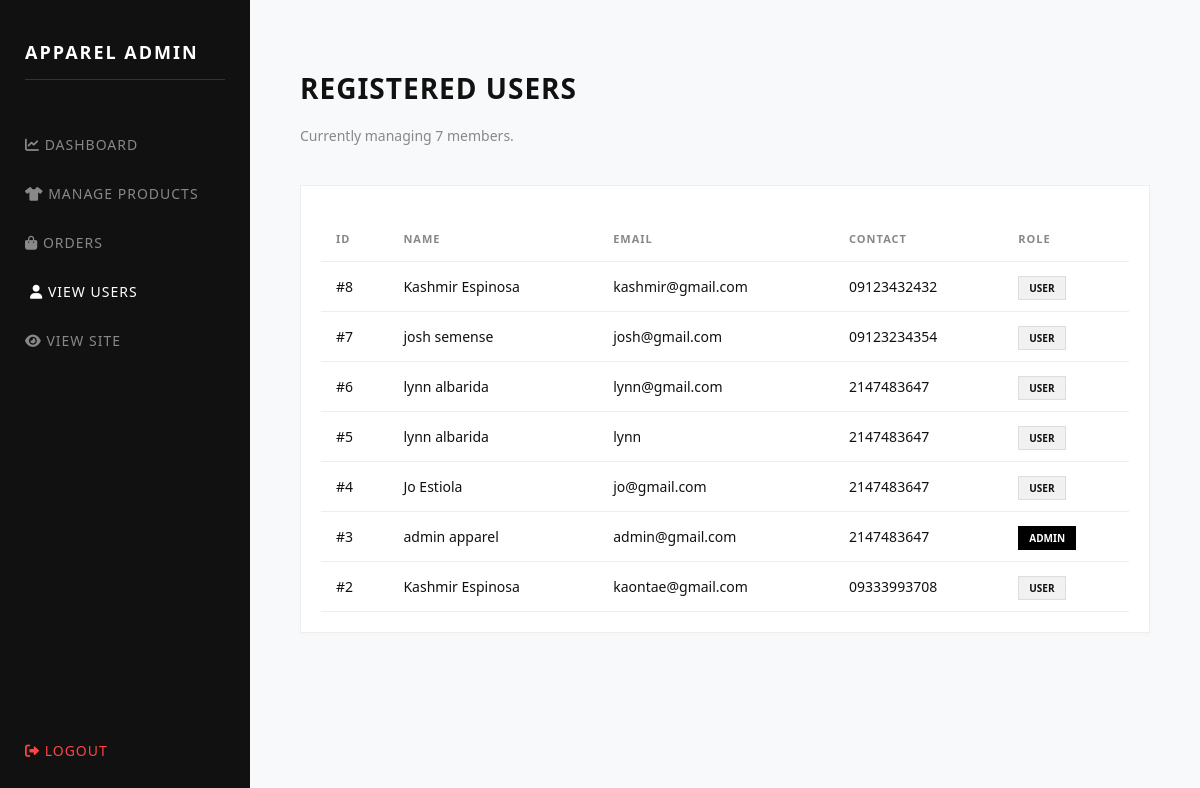
Page /admin/users.php (signed in) on the earlier database version.
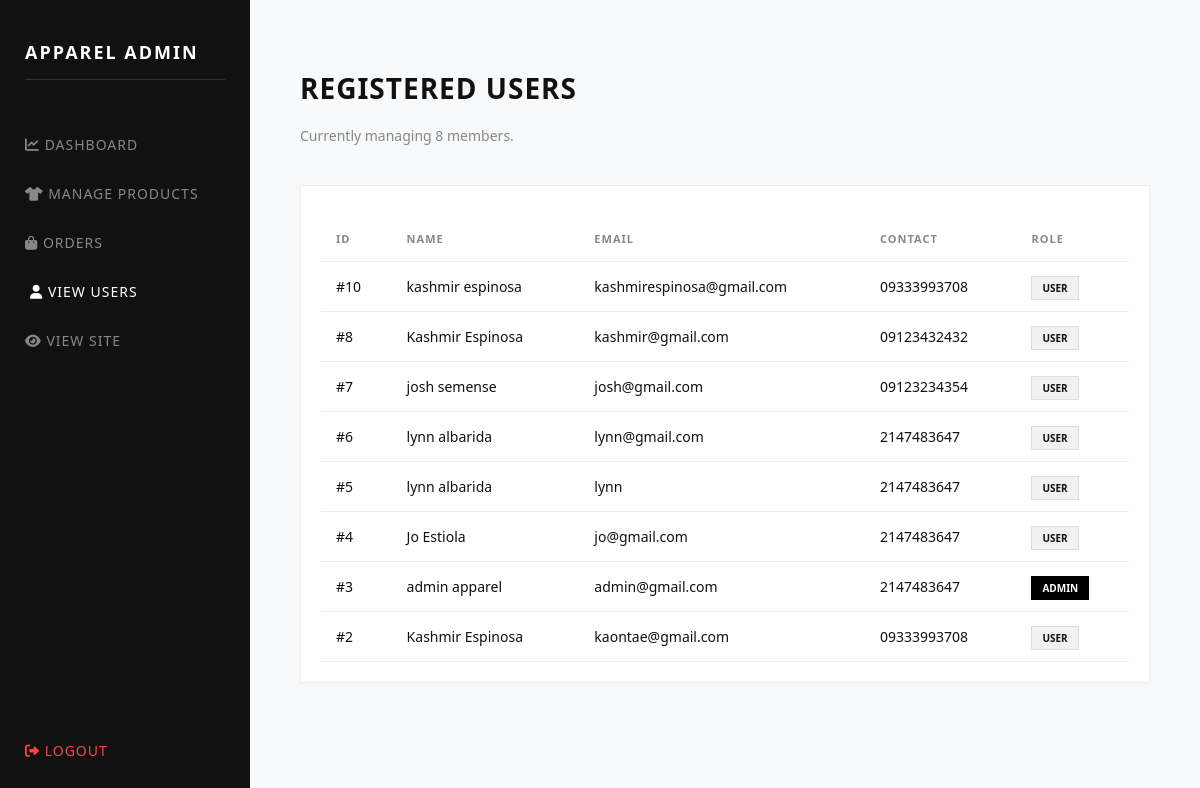
Same page on the later database version.
### tables this page shows
CREATE TABLE `users` (
  `id` int(11) NOT NULL,
  `first_name` varchar(50) DEFAULT NULL,
  `last_name` varchar(50) DEFAULT NULL,
  `email` varchar(100) DEFAULT NULL,
  `password` varchar(255) DEFAULT NULL,
  `contact_no` varchar(20) DEFAULT NULL,
  `role` enum('user','admin') DEFAULT 'user'
);

### admin/users.php (the view, shortened to what this page needs)
<?php
include "../config/database.php";
$result = mysqli_query($conn, "SELECT id, first_name, last_name, email, contact_no, role FROM users ORDER BY id DESC");
$user_count = mysqli_num_rows($result);
?>
<!DOCTYPE html>
<html lang="en">
<head>
    <link rel="stylesheet" href="https://cdnjs.cloudflare.com/ajax/libs/font-awesome/6.0.0/css/all.min.css">
</head>
<body>
    <div class="sidebar">
        <h2>APPAREL ADMIN</h2>
        <a href="dashboard.php"><i class="fas fa-chart-line"></i> Dashboard</a>
        <a href="products.php"><i class="fas fa-tshirt"></i> Manage Products</a>
        <a href="orders.php"><i class="fas fa-shopping-bag"></i> Orders</a>
        <a href="users.php" class="active-link"><i class="fas fa-user"></i> View Users</a>
        <a href="../index.php"><i class="fas fa-eye"></i> View Site</a>
        <a href="logout.php" class="logout-link"><i class="fas fa-sign-out-alt"></i> Logout</a>
    </div>
    <div class="main-content">
        <header>
            <h1 style="font-size: 28px; text-transform: uppercase; letter-spacing: 1px;">Registered Users</h1>
            <p style="color: #888; font-size: 14px; margin-bottom: 40px;">Currently managing <?php echo $user_count; ?> members.</p>
        </header>
        <div class="table-card">
            <table>
                <thead>
                    <tr>
                        <th>ID</th>
                        <th>Name</th>
                        <th>Email</th>
                        <th>Contact</th>
                        <th>Role</th>
                    </tr>
                </thead>
                <tbody>
                    <?php while($row = mysqli_fetch_assoc($result)): ?>
                    <tr>
                        <td>#<?php echo $row['id']; ?></td>
                        <td><?php echo $row['first_name'] . " " . $row['last_name']; ?></td>
                        <td><?php echo $row['email']; ?></td>
                        <td><?php echo $row['contact_no']; ?></td>
                        <td>
                            <span class="role-badge <?php echo ($row['role'] == 'admin') ? 'role-admin' : ''; ?>">
                                <?php echo $row['role']; ?>
                            </span>
                        </td>
                    </tr>
                    <?php endwhile; ?>
                </tbody>
            </table>
        </div>
    </div>
</body>
</html>

### admin/users.php (style rules this page uses)
body { margin: 0; display: flex; background-color: #f8f9fa; font-family: 'Segoe UI', sans-serif; color: #111; }
.sidebar { width: 250px; height: 100vh; background: #111; color: #fff; padding: 25px; position: fixed; box-sizing: border-box; display: flex; flex-direction: column; }
.sidebar h2 { font-size: 18px; letter-spacing: 2px; margin-bottom: 40px; text-transform: uppercase; border-bottom: 1px solid #333; padding-bottom: 15px; }
.sidebar a { display: block; color: #888; text-decoration: none; padding: 15px 0; transition: 0.3s; font-size: 14px; text-transform: uppercase; letter-spacing: 1px; }
.sidebar a:hover, .active-link { color: #fff !important; transform: translateX(5px); }
.logout-link { margin-top: auto; color: #ff4444 !important; padding-bottom: 20px; }
.main-content { margin-left: 250px; width: calc(100% - 250px); padding: 50px; box-sizing: border-box; }
.table-card { background: #fff; border: 1px solid #eee; padding: 20px; box-shadow: 0 2px 5px rgba(0,0,0,0.02); }
table { width: 100%; border-collapse: collapse; margin-top: 10px; }
th { text-align: left; padding: 15px; font-size: 11px; text-transform: uppercase; color: #888; border-bottom: 1px solid #eee; letter-spacing: 1px; }
td { padding: 15px; font-size: 14px; border-bottom: 1px solid #eee; }
.role-badge { padding: 4px 10px; font-size: 10px; text-transform: uppercase; font-weight: bold; background: #f1f1f1; border: 1px solid #ddd; }
.role-admin { background: #000; color: #fff; border-color: #000; }

Differences in the rows shown:
added users: id "10", first_name "kashmir", last_name "espinosa", email "kashmirespinosa@gmail.com", contact_no "09333993708", role "USER"
Other differences:
$user_count: "7" → "8"
